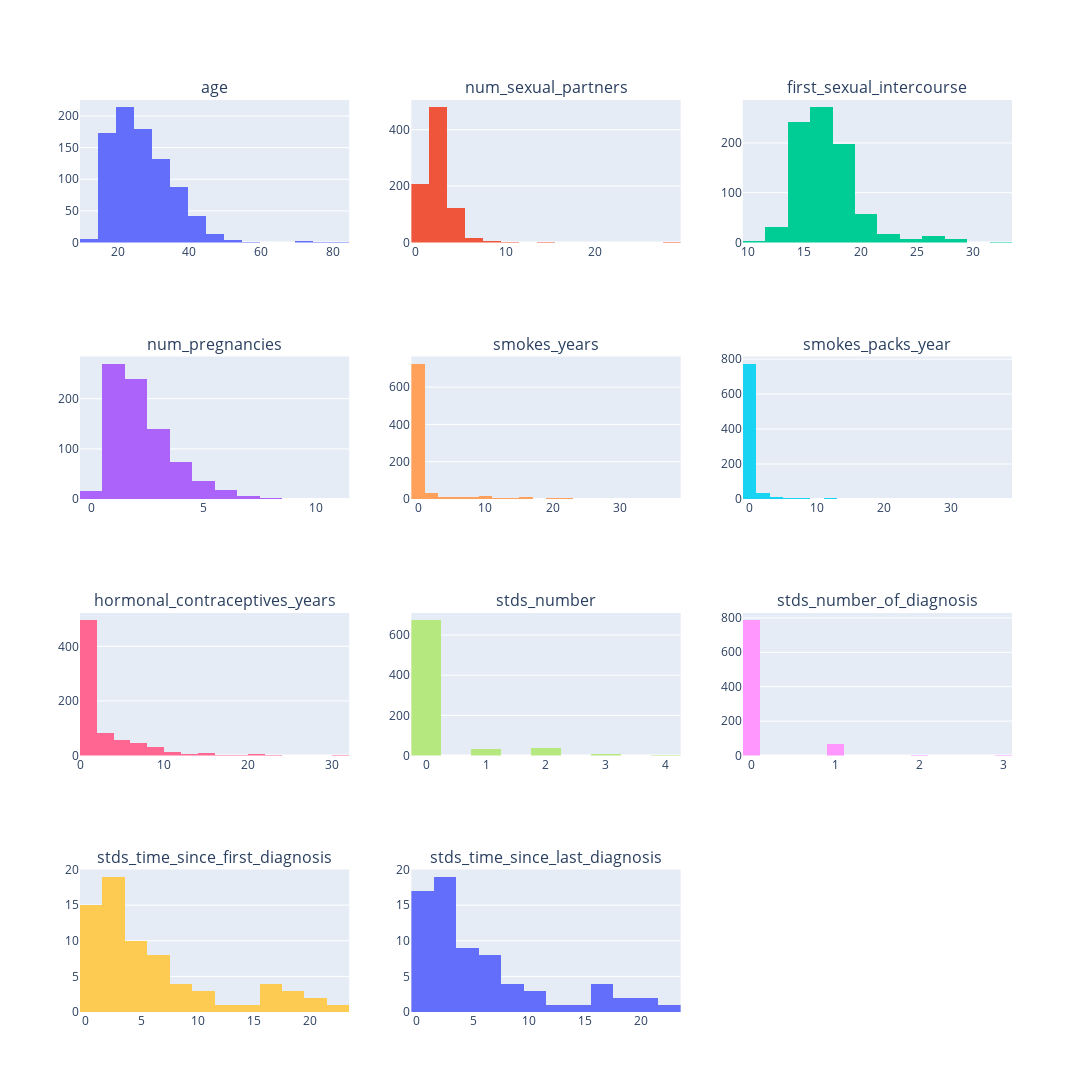

The cell this chart's notebook holds for it:
### Markdown cell above
#### Histogramas

### Code cell
frequency_rows = len(cuantitative_vars) // 3 + 1
frequency_cols = 3

n = len(cuantitative_vars)
rows = n // frequency_cols 
if n % frequency_cols:
    rows += 1

# Crea una figura de subgráficos con el número correcto de filas y columnas y un tamaño específico
fig = make_subplots(rows=rows, cols=frequency_cols, subplot_titles=cuantitative_vars,
                    specs=[[{'type': 'histogram'}]*frequency_cols]*rows,
                    vertical_spacing=0.05)

# Actualizar el tamaño de la figura
fig.update_layout(autosize=False, width=1200, height=800*rows, showlegend=False)

# Agrega un histograma para cada variable cuantitativa
for i, var in enumerate(cuantitative_vars, start=1):
    data[var] = pd.to_numeric(data[var], errors='coerce')
    row = (i-1) // frequency_cols + 1
    col = (i-1) % frequency_cols + 1
    fig.add_trace(go.Histogram(x=data[var], nbinsx=20, name=var, showlegend=False), row=row, col=col)

# Muestra la figura
fig.show()

### Figure 1 — Plotly figure (JSON) as saved in the notebook; plotly's stock layout.template omitted (floating-point values rounded to 4 significant figures; data arrays with more than 128 entries replaced by an {"elided": "..."} marker saying what was removed)
{"data": [{"name": "age", "nbinsx": 20, "showlegend": false, "type": "histogram", "x": {"elided": "858 int values"}, "xaxis": "x", "yaxis": "y"}, {"name": "num_sexual_partners", "nbinsx": 20, "showlegend": false, "type": "histogram", "x": {"elided": "858 int values"}, "xaxis": "x2", "yaxis": "y2"}, {"name": "first_sexual_intercourse", "nbinsx": 20, "showlegend": false, "type": "histogram", "x": {"elided": "858 int values"}, "xaxis": "x3", "yaxis": "y3"}, {"name": "num_pregnancies", "nbinsx": 20, "showlegend": false, "type": "histogram", "x": {"elided": "858 int values"}, "xaxis": "x4", "yaxis": "y4"}, {"name": "smokes_years", "nbinsx": 20, "showlegend": false, "type": "histogram", "x": {"elided": "858 float values"}, "xaxis": "x5", "yaxis": "y5"}, {"name": "smokes_packs_year", "nbinsx": 20, "showlegend": false, "type": "histogram", "x": {"elided": "858 float values"}, "xaxis": "x6", "yaxis": "y6"}, {"name": "hormonal_contraceptives_years", "nbinsx": 20, "showlegend": false, "type": "histogram", "x": {"elided": "858 float values"}, "xaxis": "x7", "yaxis": "y7"}, {"name": "stds_number", "nbinsx": 20, "showlegend": false, "type": "histogram", "x": {"elided": "858 int values"}, "xaxis": "x8", "yaxis": "y8"}, {"name": "stds_number_of_diagnosis", "nbinsx": 20, "showlegend": false, "type": "histogram", "x": {"elided": "858 int values"}, "xaxis": "x9", "yaxis": "y9"}, {"name": "stds_time_since_first_diagnosis", "nbinsx": 20, "showlegend": false, "type": "histogram", "x": {"elided": "858 int values"}, "xaxis": "x10", "yaxis": "y10"}, {"name": "stds_time_since_last_diagnosis", "nbinsx": 20, "showlegend": false, "type": "histogram", "x": {"elided": "858 int values"}, "xaxis": "x11", "yaxis": "y11"}], "layout": {"annotations": [{"font": {"size": 16}, "showarrow": false, "text": "age", "x": 0.1444, "xanchor": "center", "xref": "paper", "y": 1, "yanchor": "bottom", "yref": "paper"}, {"font": {"size": 16}, "showarrow": false, "text": "num_sexual_partners", "x": 0.5, "xanchor": "center", "xref": "paper", "y": 1, "yanchor": "bottom", "yref": "paper"}, {"font": {"size": 16}, "showarrow": false, "text": "first_sexual_intercourse", "x": 0.8556, "xanchor": "center", "xref": "paper", "y": 1, "yanchor": "bottom", "yref": "paper"}, {"font": {"size": 16}, "showarrow": false, "text": "num_pregnancies", "x": 0.1444, "xanchor": "center", "xref": "paper", "y": 0.7188, "yanchor": "bottom", "yref": "paper"}, {"font": {"size": 16}, "showarrow": false, "text": "smokes_years", "x": 0.5, "xanchor": "center", "xref": "paper", "y": 0.7188, "yanchor": "bottom", "yref": "paper"}, {"font": {"size": 16}, "showarrow": false, "text": "smokes_packs_year", "x": 0.8556, "xanchor": "center", "xref": "paper", "y": 0.7188, "yanchor": "bottom", "yref": "paper"}, {"font": {"size": 16}, "showarrow": false, "text": "hormonal_contraceptives_years", "x": 0.1444, "xanchor": "center", "xref": "paper", "y": 0.4375, "yanchor": "bottom", "yref": "paper"}, {"font": {"size": 16}, "showarrow": false, "text": "stds_number", "x": 0.5, "xanchor": "center", "xref": "paper", "y": 0.4375, "yanchor": "bottom", "yref": "paper"}, {"font": {"size": 16}, "showarrow": false, "text": "stds_number_of_diagnosis", "x": 0.8556, "xanchor": "center", "xref": "paper", "y": 0.4375, "yanchor": "bottom", "yref": "paper"}, {"font": {"size": 16}, "showarrow": false, "text": "stds_time_since_first_diagnosis", "x": 0.1444, "xanchor": "center", "xref": "paper", "y": 0.1562, "yanchor": "bottom", "yref": "paper"}, {"font": {"size": 16}, "showarrow": false, "text": "stds_time_since_last_diagnosis", "x": 0.5, "xanchor": "center", "xref": "paper", "y": 0.1562, "yanchor": "bottom", "yref": "paper"}], "autosize": false, "height": 3200, "showlegend": false, "width": 1200, "xaxis": {"anchor": "y", "domain": [0, 0.2889]}, "xaxis10": {"anchor": "y10", "domain": [0, 0.2889]}, "xaxis11": {"anchor": "y11", "domain": [0.3556, 0.6444]}, "xaxis12": {"anchor": "y12", "domain": [0.7111, 1]}, "xaxis2": {"anchor": "y2", "domain": [0.3556, 0.6444]}, "xaxis3": {"anchor": "y3", "domain": [0.7111, 1]}, "xaxis4": {"anchor": "y4", "domain": [0, 0.2889]}, "xaxis5": {"anchor": "y5", "domain": [0.3556, 0.6444]}, "xaxis6": {"anchor": "y6", "domain": [0.7111, 1]}, "xaxis7": {"anchor": "y7", "domain": [0, 0.2889]}, "xaxis8": {"anchor": "y8", "domain": [0.3556, 0.6444]}, "xaxis9": {"anchor": "y9", "domain": [0.7111, 1]}, "yaxis": {"anchor": "x", "domain": [0.8438, 1]}, "yaxis10": {"anchor": "x10", "domain": [0, 0.1562]}, "yaxis11": {"anchor": "x11", "domain": [0, 0.1562]}, "yaxis12": {"anchor": "x12", "domain": [0, 0.1562]}, "yaxis2": {"anchor": "x2", "domain": [0.8438, 1]}, "yaxis3": {"anchor": "x3", "domain": [0.8438, 1]}, "yaxis4": {"anchor": "x4", "domain": [0.5625, 0.7188]}, "yaxis5": {"anchor": "x5", "domain": [0.5625, 0.7188]}, "yaxis6": {"anchor": "x6", "domain": [0.5625, 0.7188]}, "yaxis7": {"anchor": "x7", "domain": [0.2812, 0.4375]}, "yaxis8": {"anchor": "x8", "domain": [0.2812, 0.4375]}, "yaxis9": {"anchor": "x9", "domain": [0.2812, 0.4375]}}}
